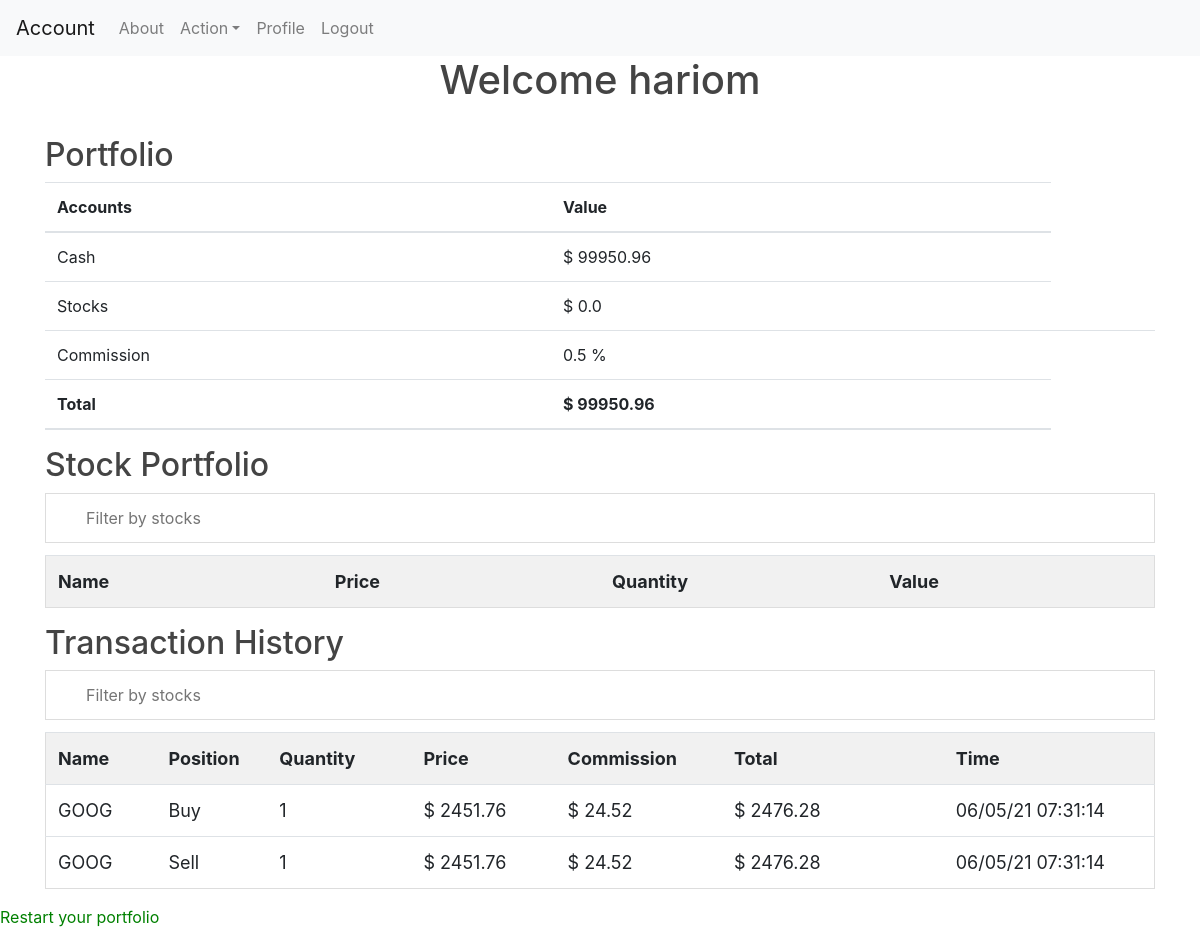
Page /account (signed in) on the committed database.
### server/models.py (models this page shows, shortened)
class User(db.Model, UserMixin):
	id = db.Column(db.Integer, primary_key = True)
	username = db.Column(db.String(20), unique = True, nullable = False)
	email = db.Column(db.String(120), unique = True, nullable = False)
	image_file = db.Column(db.String(20), nullable = False, default = 'default.jpg')
	password = db.Column(db.String(60), nullable = False)
	account = db.relationship('Account', lazy=True)
	assets = db.relationship('Assets', lazy=True)
	transaction_history = db.relationship('Transaction_History',  lazy = True)
	fav = db.relationship('Fav_Stock', lazy=True)

class Account(db.Model):
	id = db.Column(db.Integer, primary_key = True)
	money = db.Column(db.Float,default = 100000)
	asset_value = db.Column(db.Float)
	total = db.Column(db.Float)
	commission_type = db.Column(db.Boolean, default = True,  nullable = False)
	commission = db.Column(db.Float, default = 1)
	user_id = db.Column(db.Integer, db.ForeignKey('user.id'),nullable = False)

class Transaction_History(db.Model):
	id = db.Column(db.Integer, primary_key = True)
	stock = db.Column(db.String(4), nullable = False)
	position = db.Column(db.Boolean, nullable = False)
	price = db.Column(db.Float, nullable = False)
	quantity = db.Column(db.Integer, nullable = False)
	commission_type = db.Column(db.Boolean)
	commission = db.Column(db.Float,nullable = False)
	total = db.Column(db.Float,nullable = False)
	time = db.Column(db.DateTime, nullable=False, default=datetime.now(timezone.utc))
	user_id = db.Column(db.Integer, db.ForeignKey('user.id'),nullable = False)

### server/routes.py (the view, shortened to what this page needs)
@app.route("/account")
@login_required
def account():
	rounded_stock_value = {}
	asset = Assets.query.filter_by(user_id = current_user.id).all()
	account = Account.query.filter_by(user_id = current_user.id).first()
	url = 'https://www.alphavantage.co/query?function=GLOBAL_QUOTE&symbol={}&apikey=demo=MD4DGMJPV06DEGG1'
	total_stock_value = 0
	account.asset_value = total_stock_value
	account.total = account.money + account.asset_value
	db.session.commit()
	rounded_account = [round(account.money,2), round(account.asset_value,2), round(account.total, 2)]
	rounded_th = {}
	transaction_history = Transaction_History.query.filter_by(user_id = current_user.id).all()
	return render_template('account.html', title = 'Account', account = account, asset = asset,
		rounded_stock_value= rounded_stock_value, rounded_account=rounded_account, transaction_history=transaction_history)

### server/models.py (called while the page is built)
@ login_manager.user_loader
def load_user(user_id):
	return User.query.get(int(user_id))

### server/templates/account.html (shortened to what this page needs)
{% extends "layout.html" %}
{% block content %}
<h1 id = 'account_h1'> Welcome {{current_user.username}} </h1><br>
<div class="container">
  <h2>Portfolio</h2>
  <table class="table">
    <thead>
      <tr>
        <th>Accounts</th>
        <th>Value</th>
      </tr>
    </thead>
    <tbody>
      <tr>
        <td>Cash</td>
        <td>$ {{ rounded_account[0]}}</td>
      </tr>
      <tr>
        <td>Stocks</td>
        <td>$ {{rounded_account[1]}}</td>
      </tr>
      <tr>
        <td>Commission</td>
        {%if account.commission_type == True %}
            <td>{{account.commission}} %<td>
        {%else%}
            <td>$ {{account.commission}}<td>
        {% endif %}
      </tr>
    <thead>
      <tr>
        <th>Total</th>
        <th>$ {{rounded_account[2]}}</th>
      </tr>
    </thead>
    </tbody>
  </table>
</div>
<div class="container">
<h2>Stock Portfolio</h2>
<input type="text" id="myInput" onkeyup="myFunction()" title="Type in a name", placeholder="Filter by stocks">
</div>
<div class="container">
<table id="myTable" class = "table">
  <tr class="header">
    <th style="width:25%;">Name</th>
    <th style="width:25%;">Price</th>
    <th style="width:25%;">Quantity</th>
    <th style="width:25%;">Value</th>
  </tr>
</table>
</div>
<div class="container">
<h2>Transaction History</h2>
<input type="text" id="myInput1" onkeyup="myFunction1()" placeholder="Filter by stocks" title="Type in a name">
</div>
<div class="container">
<table id="myTable1" class = "table">
  <tr class="header">
    <th style="width:10%;">Name</th>
    <th style="width:10%;">Position</th>
    <th style="width:13%;">Quantity</th>
    <th style="width:13%;">Price</th>
    <th style="width:15%;">Commission</th>
    <th style="width:20%;">Total</th>
    <th style="width:30%;">Time</th>
  </tr>
  {% for each in transaction_history %}
    <tr>
      <td>{{each.stock}}</td>
      {%if each.position == 1%}
        <td>Buy</td>
      {%else%}
        <td>Sell</td>
      {%endif%}
      <td>{{each.quantity}}</td>
      <td>$ {{each.price}}</td>
      <td>$ {{each.commission}}</td>
      <td>$ {{each.total}}</td>
      <td>{{each.time.strftime("%m/%d/%y %H:%M:%S") }}</td>
    </tr>
  {% endfor %}
</table>
</div>
<div>
<a href="{{url_for('account_restart')}}">Restart your portfolio</a><br>
</div>
</body>
</html>
{% endblock content %}

### server/templates/layout.html (shortened to what this page needs)
<!DOCTYPE html>
<html>
<head>
    <link rel="stylesheet" href="https://stackpath.bootstrapcdn.com/bootstrap/4.1.3/css/bootstrap.min.css">
    <link rel="stylesheet" type="text/css" href="static/CSS/main.css">
</head>
<body>
	<nav class="navbar navbar-expand-lg navbar-light bg-light">
	{% if current_user.is_authenticated %}
		<a class="navbar-brand" href="{{url_for('account')}}">Account</a>
	{% else %}
		<a class="navbar-brand" href="home">Home</a>
	{% endif %}
	  <div class="collapse navbar-collapse" id="navbarSupportedContent">
	    <ul class="navbar-nav mr-auto">
	      <li class="nav-item">
	        <a class="nav-link" href="{{url_for('about')}}">About</a>
	      </li>
	      <li class="nav-item dropdown">
	      	{% if current_user.is_authenticated %}
	      		<a class="nav-link dropdown-toggle" href="#" id="navbarDropdown" role="button" data-toggle="dropdown" aria-haspopup="true" aria-expanded="false">Action</a>
		    {% endif %}
	      </li>
	      <li class="nav-item">
	      	{% if current_user.is_authenticated %}
	      		<li class="nav-item">
		      		<a class="nav-link" href="{{url_for('profile')}}">Profile</a>
		      	</li>
		      	<li class="nav-item">
		      		<a class="nav-link" href="{{url_for('logout')}}">Logout</a>
		      	</li>
	      	{% else %}
	        	<a class="nav-link" href="{{url_for('register')}}">Register</a>
	      	{% endif %}
	      </li>
	    </ul>
	  </div>
	</nav>
  	{% block content %}{% endblock content %}
</body>
</html>

### server/static/CSS/main.css (style rules this page uses)
h1, h2, h3, h4, h5, h6 { color: #444444; }
a:link { color: green; background-color: transparent; text-decoration: none; }
#myInput { background-image: url('/css/searchicon.png'); background-position: 10px 10px; background-repeat: no-repeat; width: 100%; font-size: 16px; padding: 12px 20px 12px 40px; border: 1px solid #ddd; margin-bottom: 12px; }
#myInput1 { background-image: url('/css/searchicon.png'); background-position: 10px 10px; background-repeat: no-repeat; width: 100%; font-size: 16px; padding: 12px 20px 12px 40px; border: 1px solid #ddd; margin-bottom: 12px; }
#myTable { border-collapse: collapse; width: 100%; border: 1px solid #ddd; font-size: 18px; }
#myTable th, #myTable td { text-align: left; padding: 12px; }
#myTable tr { border-bottom: 1px solid #ddd; }
#myTable tr.header, #myTable tr:hover { background-color: #f1f1f1; }
#myTable1 { border-collapse: collapse; width: 100%; border: 1px solid #ddd; font-size: 18px; }
#myTable1 th, #myTable1 td { text-align: left; padding: 12px; }
#myTable1 tr { border-bottom: 1px solid #ddd; }
#myTable1 tr.header, #myTable1 tr:hover { background-color: #f1f1f1; }
#account_h1 { text-align: center; }

### rows in the picture
User: username "hariom"
Account: commission "0.5"
Transaction_History: stock "GOOG", position "Buy", quantity "1", price "2451.76", commission "24.52", total "2476.28", time "06/05/21 07:31:14"
Transaction_History: stock "GOOG", position "Sell", quantity "1", price "2451.76", commission "24.52", total "2476.28", time "06/05/21 07:31:14"

### other values in the picture
{{ rounded_account[0] }} "99950.96"
{{ rounded_account[1] }} "0.0"
{{ rounded_account[2] }} "99950.96"
